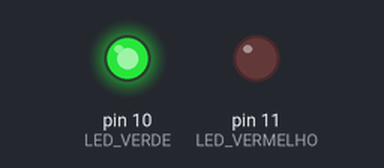
The sketch below on a simulated Arduino Uno, built with avr-gcc and run on an emulated ATmega328P. Parts: output pins drawn as LEDs (lit = HIGH).

Above: at 2.5 s.
At 14.5 s:
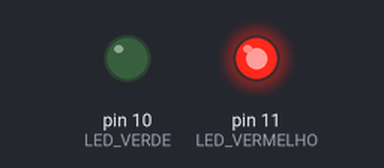
At 29.5 s:
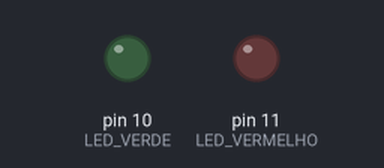
Timing chart, 0 to 31.2 s (numbered marks = the images above):
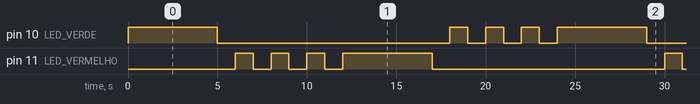

The sketch:

pedestre.ino
```cpp
//Esse programa começa com o led verde ligado por alguns segundos fazendo com que depois o led vermelho pisque 3 vezes
//Depois disso,o led vermelho permanece ligado por uns segundos e em seguida o led verde pisca 3 vezes.E com isso segue o loop
void setup() {
  pinMode(10,OUTPUT); //LED VERDE
  pinMode(11,OUTPUT); // LED VERMELHO

}

void loop() {
  int j;  //j = VEZES QUE VAI PISCAR O LED VERDE E O VERMELHO
  //PERMANECER LIGADO LED VERDE
  digitalWrite(10,HIGH);
  delay(5000);
  digitalWrite(10,LOW); // DESLIGAR LED VERDE
  delay(1000);
  for(j=0;j<3;j++) // PISCAR LED VERMELHO
  {
    digitalWrite(11,HIGH);
    delay(1000);
    digitalWrite(11,LOW);
    delay(1000);
  }
  //PERMANECER LIGADO LED VERMELHO
  digitalWrite(11,HIGH);
  delay(5000);
  digitalWrite(11,LOW); //DESLIGAR LED VERMELHO
  delay(1000);
  for(j=0;j<3;j++) //PISCAR LED VERDE
  {
    digitalWrite(10,HIGH);
    delay(1000);
    digitalWrite(10,LOW);
    delay(1000);
  }
}
```

Measured:
- by itself, pin 10 (LED_VERDE): repeats every 24.0 s: LOW 13.0 s, 3 × (HIGH 1.0 s, LOW 1.0 s), HIGH 5.0 s
- by itself, pin 11 (LED_VERMELHO): repeats every 24.0 s: 2 × (LOW 1.0 s, HIGH 1.0 s), LOW 1.0 s, HIGH 5.0 s, LOW 13.0 s, HIGH 1.0 s
- by itself, everything shown: repeats every 24.0 s, in 16 steps
